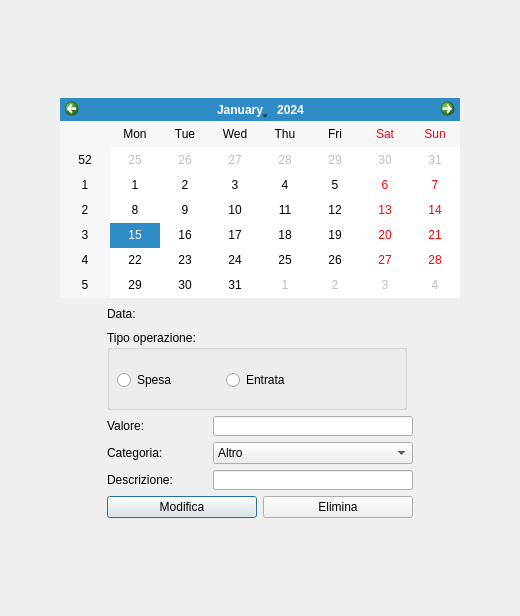
<?xml version="1.0" encoding="UTF-8"?>
<ui version="4.0">
 <class>modifica</class>
 <widget class="QDialog" name="modifica">
  <property name="geometry">
   <rect>
    <x>0</x>
    <y>0</y>
    <width>520</width>
    <height>616</height>
   </rect>
  </property>
  <property name="windowTitle">
   <string>Dialog</string>
  </property>
  <layout class="QGridLayout" name="gridLayout">
   <item row="0" column="0">
    <layout class="QGridLayout" name="gridLayout_5">
     <item row="0" column="0">
      <widget class="QCalendarWidget" name="calendarWidget">
       <property name="sizePolicy">
        <sizepolicy hsizetype="Fixed" vsizetype="Fixed">
         <horstretch>0</horstretch>
         <verstretch>0</verstretch>
        </sizepolicy>
       </property>
       <property name="minimumSize">
        <size>
         <width>400</width>
         <height>200</height>
        </size>
       </property>
       <property name="maximumSize">
        <size>
         <width>400</width>
         <height>200</height>
        </size>
       </property>
      </widget>
     </item>
     <item row="1" column="0">
      <layout class="QGridLayout" name="gridLayout_4">
       <item row="4" column="0">
        <layout class="QGridLayout" name="gridLayout_3">
         <item row="0" column="0">
          <widget class="QLabel" name="label_2">
           <property name="sizePolicy">
            <sizepolicy hsizetype="Fixed" vsizetype="Minimum">
             <horstretch>0</horstretch>
             <verstretch>0</verstretch>
            </sizepolicy>
           </property>
           <property name="minimumSize">
            <size>
             <width>100</width>
             <height>20</height>
            </size>
           </property>
           <property name="maximumSize">
            <size>
             <width>100</width>
             <height>20</height>
            </size>
           </property>
           <property name="text">
            <string>Descrizione:</string>
           </property>
          </widget>
         </item>
         <item row="0" column="1">
          <widget class="QLineEdit" name="l_lineDesc">
           <property name="sizePolicy">
            <sizepolicy hsizetype="Fixed" vsizetype="Fixed">
             <horstretch>0</horstretch>
             <verstretch>0</verstretch>
            </sizepolicy>
           </property>
           <property name="minimumSize">
            <size>
             <width>200</width>
             <height>20</height>
            </size>
           </property>
           <property name="maximumSize">
            <size>
             <width>200</width>
             <height>20</height>
            </size>
           </property>
          </widget>
         </item>
        </layout>
       </item>
       <item row="3" column="0">
        <layout class="QGridLayout" name="gridLayout_8">
         <item row="0" column="0">
          <widget class="QLabel" name="label_5">
           <property name="sizePolicy">
            <sizepolicy hsizetype="Fixed" vsizetype="Minimum">
             <horstretch>0</horstretch>
             <verstretch>0</verstretch>
            </sizepolicy>
           </property>
           <property name="minimumSize">
            <size>
             <width>100</width>
             <height>20</height>
            </size>
           </property>
           <property name="maximumSize">
            <size>
             <width>100</width>
             <height>20</height>
            </size>
           </property>
           <property name="text">
            <string>Categoria:</string>
           </property>
          </widget>
         </item>
         <item row="0" column="1">
          <widget class="QComboBox" name="c_comboCategoria">
           <item>
            <property name="text">
             <string>Altro</string>
            </property>
           </item>
           <item>
            <property name="text">
             <string>Amazon</string>
            </property>
           </item>
           <item>
            <property name="text">
             <string>Ristorante</string>
            </property>
           </item>
           <item>
            <property name="text">
             <string>Bar</string>
            </property>
           </item>
           <item>
            <property name="text">
             <string>Svago</string>
            </property>
           </item>
           <item>
            <property name="text">
             <string>Stipendio</string>
            </property>
           </item>
          </widget>
         </item>
        </layout>
       </item>
       <item row="0" column="0">
        <layout class="QGridLayout" name="gridLayout_7">
         <item row="0" column="0">
          <widget class="QLabel" name="label_4">
           <property name="sizePolicy">
            <sizepolicy hsizetype="Fixed" vsizetype="Fixed">
             <horstretch>0</horstretch>
             <verstretch>0</verstretch>
            </sizepolicy>
           </property>
           <property name="minimumSize">
            <size>
             <width>100</width>
             <height>20</height>
            </size>
           </property>
           <property name="maximumSize">
            <size>
             <width>100</width>
             <height>20</height>
            </size>
           </property>
           <property name="text">
            <string>Data:</string>
           </property>
          </widget>
         </item>
         <item row="0" column="1">
          <widget class="QLabel" name="l_labelData">
           <property name="text">
            <string/>
           </property>
          </widget>
         </item>
        </layout>
       </item>
       <item row="1" column="0">
        <widget class="QGroupBox" name="groupBox">
         <property name="sizePolicy">
          <sizepolicy hsizetype="Fixed" vsizetype="Fixed">
           <horstretch>0</horstretch>
           <verstretch>0</verstretch>
          </sizepolicy>
         </property>
         <property name="minimumSize">
          <size>
           <width>300</width>
           <height>80</height>
          </size>
         </property>
         <property name="maximumSize">
          <size>
           <width>300</width>
           <height>80</height>
          </size>
         </property>
         <property name="title">
          <string>Tipo operazione:</string>
         </property>
         <widget class="QWidget" name="layoutWidget_2">
          <property name="geometry">
           <rect>
            <x>10</x>
            <y>40</y>
            <width>211</width>
            <height>20</height>
           </rect>
          </property>
          <layout class="QHBoxLayout" name="horizontalLayout">
           <item>
            <widget class="QRadioButton" name="radioButton">
             <property name="text">
              <string>Spesa</string>
             </property>
            </widget>
           </item>
           <item>
            <widget class="QRadioButton" name="radioButton_2">
             <property name="text">
              <string>Entrata</string>
             </property>
            </widget>
           </item>
          </layout>
         </widget>
        </widget>
       </item>
       <item row="2" column="0">
        <layout class="QGridLayout" name="gridLayout_2">
         <item row="0" column="0">
          <widget class="QLabel" name="label_3">
           <property name="sizePolicy">
            <sizepolicy hsizetype="Fixed" vsizetype="Fixed">
             <horstretch>0</horstretch>
             <verstretch>0</verstretch>
            </sizepolicy>
           </property>
           <property name="minimumSize">
            <size>
             <width>100</width>
             <height>20</height>
            </size>
           </property>
           <property name="maximumSize">
            <size>
             <width>100</width>
             <height>20</height>
            </size>
           </property>
           <property name="text">
            <string>Valore:</string>
           </property>
          </widget>
         </item>
         <item row="0" column="1">
          <widget class="QLineEdit" name="l_lineValore">
           <property name="sizePolicy">
            <sizepolicy hsizetype="Fixed" vsizetype="Fixed">
             <horstretch>0</horstretch>
             <verstretch>0</verstretch>
            </sizepolicy>
           </property>
           <property name="minimumSize">
            <size>
             <width>200</width>
             <height>20</height>
            </size>
           </property>
           <property name="maximumSize">
            <size>
             <width>200</width>
             <height>20</height>
            </size>
           </property>
          </widget>
         </item>
        </layout>
       </item>
       <item row="5" column="0">
        <layout class="QHBoxLayout" name="horizontalLayout_3">
         <item>
          <widget class="QPushButton" name="b_buttonIns">
           <property name="text">
            <string>Modifica</string>
           </property>
          </widget>
         </item>
         <item>
          <widget class="QPushButton" name="b_buttonElimina">
           <property name="text">
            <string>Elimina</string>
           </property>
          </widget>
         </item>
        </layout>
       </item>
      </layout>
     </item>
    </layout>
   </item>
  </layout>
 </widget>
 <resources/>
 <connections/>
</ui>
